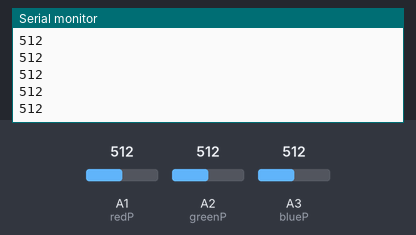
Simulated run of this sketch. Board: Arduino Uno, built with avr-gcc and run on an emulated ATmega328P. On the bench: the last lines printed to the serial monitor. Inputs (shaded band) come from the test bench; at power-on: A1 (redP) = 512, A2 (greenP) = 512, A3 (blueP) = 512.

Above: at 1.3 s.
1.4 s: A1 (redP) set to 716
At 1.81 s:
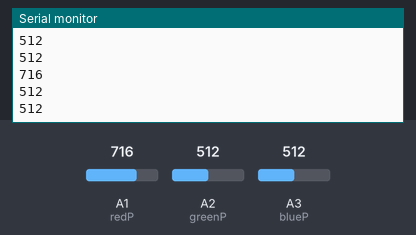
2.9 s: A2 (greenP) set to 306
At 3.32 s:
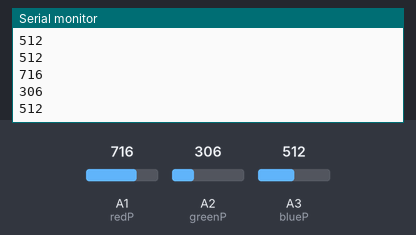
4.4 s: A3 (blueP) set to 900
At 4.82 s:
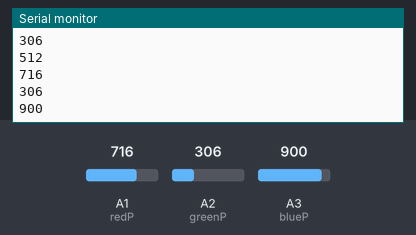
5.9 s: A3 (blueP) set to 1023
At 6.32 s:
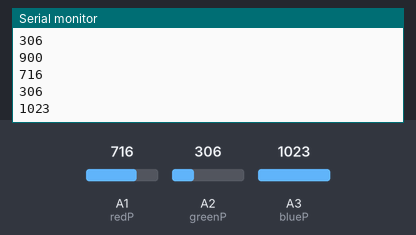
7.4 s: A2 (greenP) set to 122
At 7.82 s:
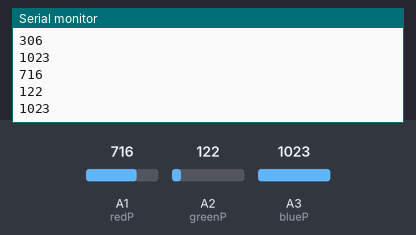
8.9 s: A1 (redP) set to 511
At 9.33 s:
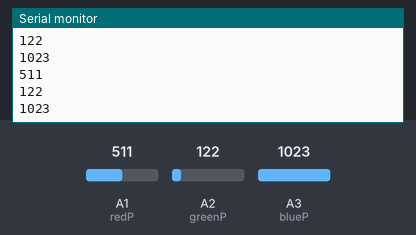
Timing chart, 0 to 11.4 s (numbered marks = the images above; inputs shaded):
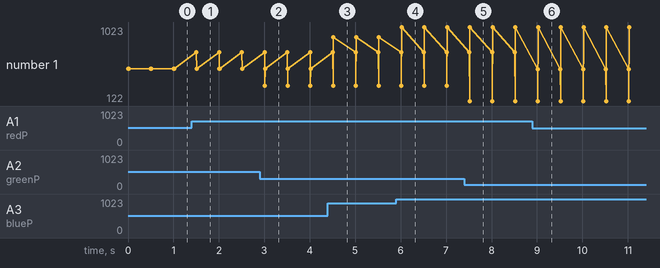

The sketch:

Pot_Values.ino
```cpp
int redP = A1;
int greenP = A2;
int blueP = A3;

int value1,value2,value3;

void setup() {
  //Set baud
  Serial.begin(9600);


  // Inputs
  pinMode(redP,INPUT);
  pinMode(greenP,INPUT);
  pinMode(blueP,INPUT);


}

void loop() {
  // put your main code here, to run repeatedly


  value1 = analogRead(redP);
  value2 = analogRead(greenP);
  value3 = analogRead(blueP);

  Serial.println(value1);
  Serial.println(value2);
  Serial.println(value3);
  delay(500);


}
```

Measured:
- after the input at 1.4 s, the serial monitor: prints a new line after 0.10 s (image 1)
- after the input at 2.9 s, the serial monitor: prints a new line after 0.11 s (image 2)
- after the input at 4.4 s, the serial monitor: prints a new line after 0.12 s (image 3)
- after the input at 5.9 s, the serial monitor: prints a new line after 0.12 s (image 4)
- after the input at 7.4 s, the serial monitor: prints a new line after 0.12 s (image 5)
- after the input at 8.9 s, the serial monitor: prints a new line after 0.12 s (image 6)
- plotted number 1: 512 → 900 after the input at 4.4 s, 900 → 1023 after the input at 5.9 s
